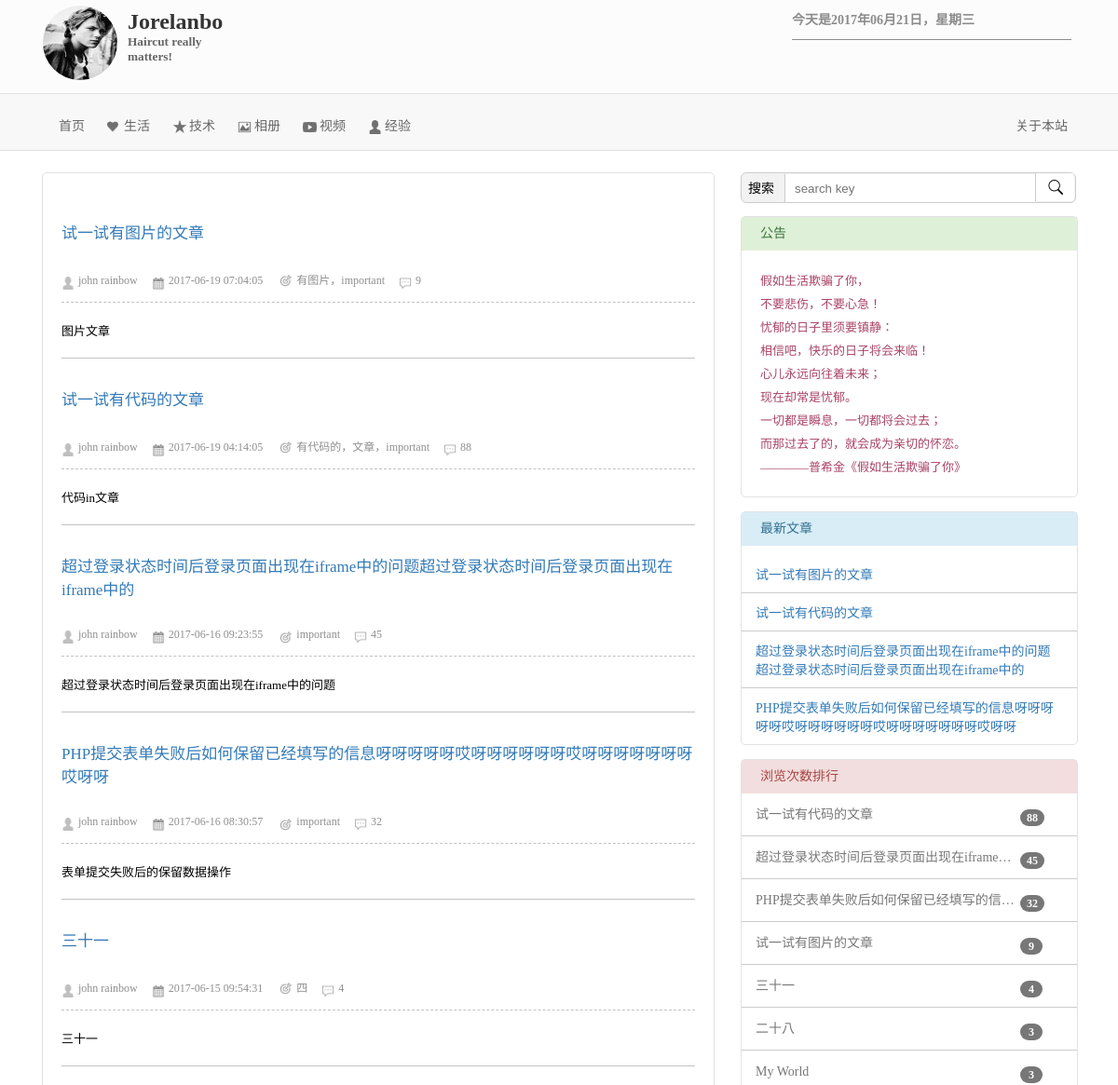
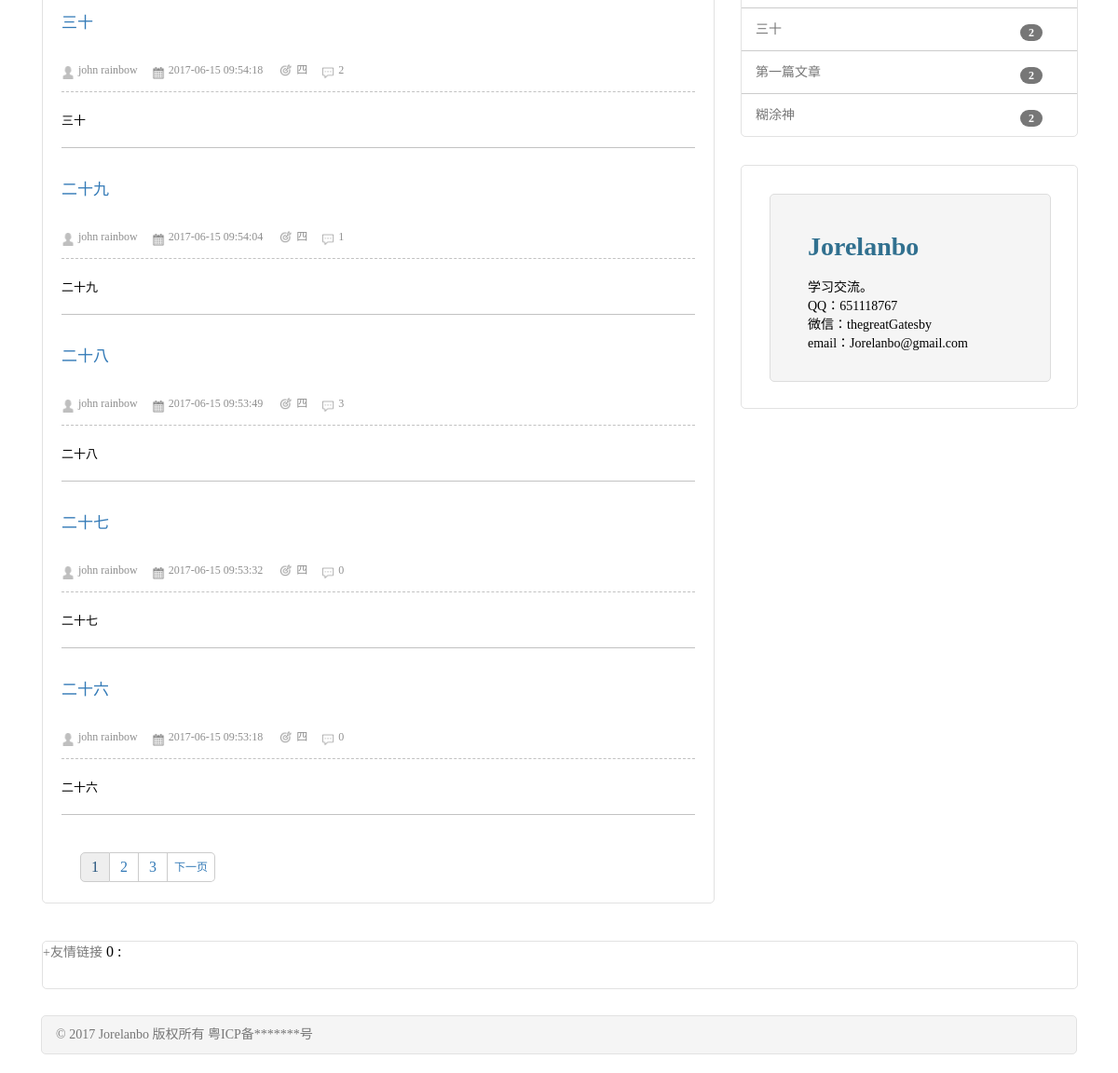
Before: / with the older database file (2 pictures, top to bottom).
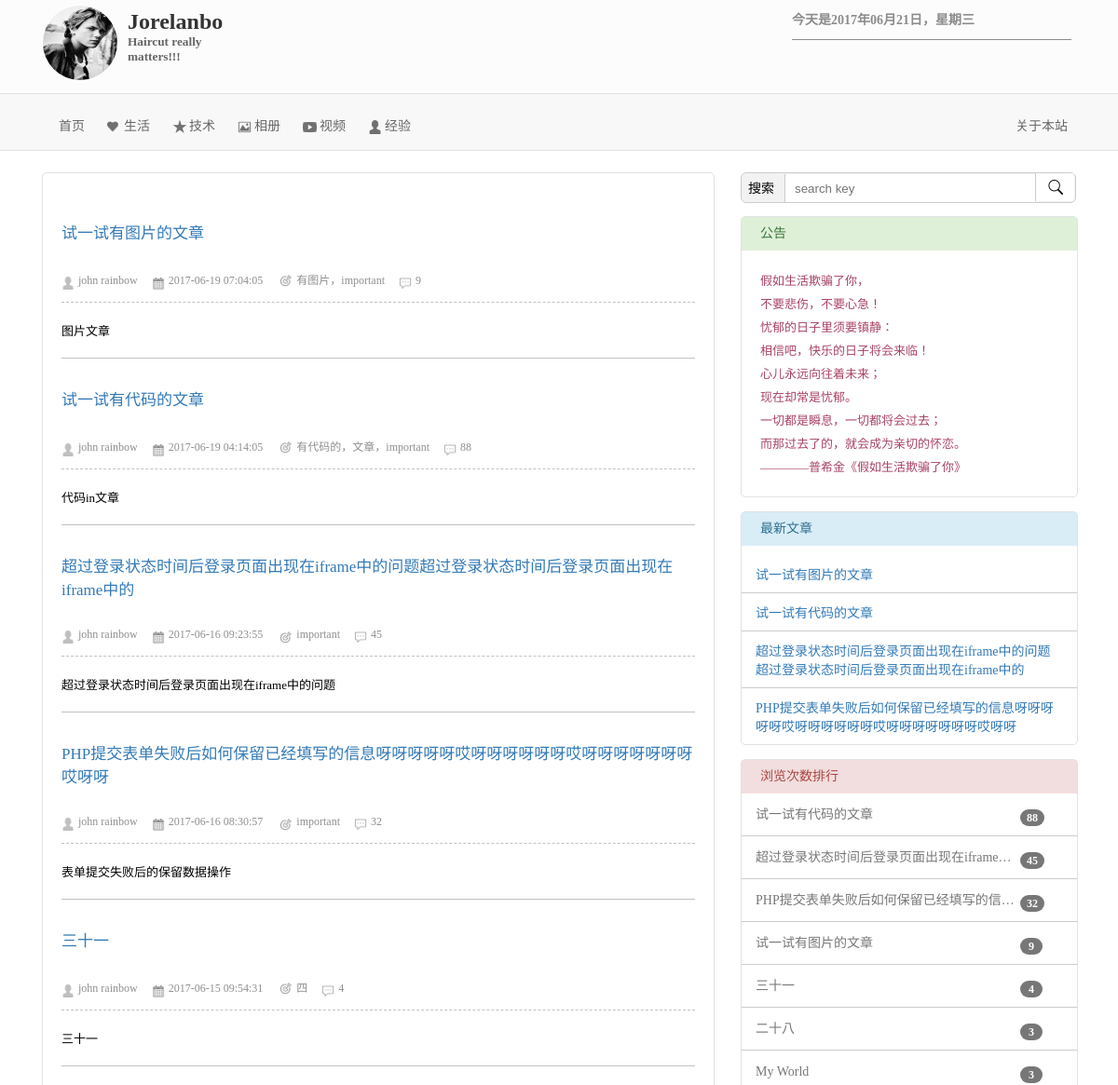
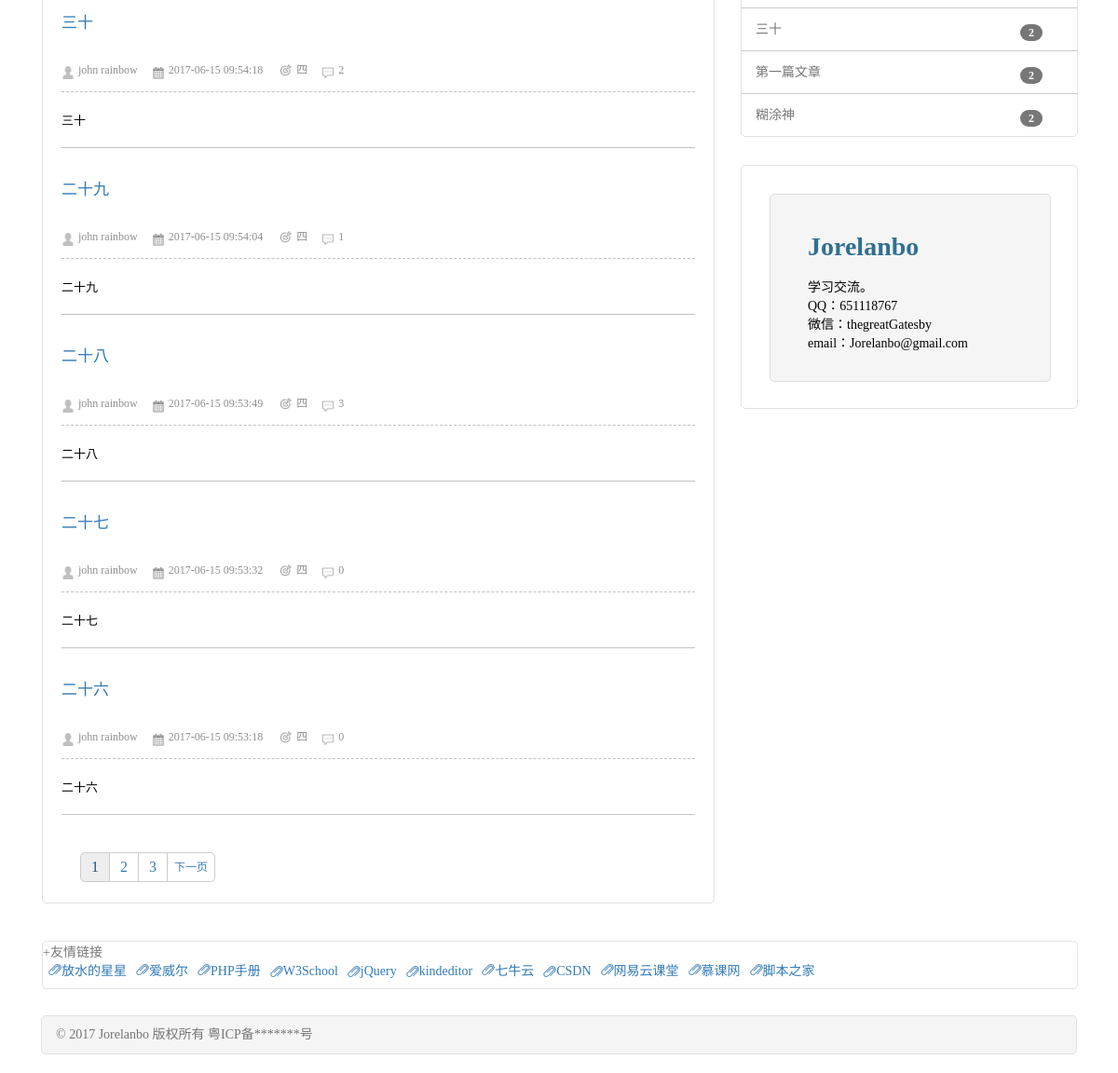
After: the same page with the newer database file (2 pictures, top to bottom).
### tables this page shows
CREATE TABLE `user` (
  `id` int(3) NOT NULL AUTO_INCREMENT,
  `name` varchar(16) NOT NULL,
  `sex` smallint(1) NOT NULL,
  `signature` varchar(60) DEFAULT NULL,
  `avatar_path` varchar(100) DEFAULT NULL,
  PRIMARY KEY (`id`)
);

CREATE TABLE `article` (
  `id` int(5) NOT NULL AUTO_INCREMENT,
  `title` varchar(50) NOT NULL,
  `article_type_id` int(5) NOT NULL,
  `keywords` varchar(50) NOT NULL,
  `content` text NOT NULL,
  `view_times` int(10) DEFAULT NULL,
  `create_time` int(10) DEFAULT NULL,
  `introduction` varchar(100) DEFAULT NULL,
  PRIMARY KEY (`id`)
);

CREATE TABLE `links` (
  `id` int(5) NOT NULL AUTO_INCREMENT,
  `name` varchar(100) NOT NULL,
  `url` varchar(100) NOT NULL,
  PRIMARY KEY (`id`)
);

### articleList.php (the view)
<?php
$articles = $db->getArticles($page);
$article_count = $db->getArticleCount();
$total_pages = ceil($article_count / 10);
$pre_page = $page - 1;
$next_page = $page + 1;
for ($i = 0; $i < count($articles); $i++) {
    $article = $articles[$i];
    $id = $article['id'];
    $title = $article['title'];
    $create_time = date('Y-m-d H:i:s', $article['create_time']);
    $keywords = $article['keywords'];
    $introduction = $article['introduction'];
    $view_times = $article['view_times'];
    ?>
    <div class="article_item">
        <div class="article_item_title"><a
                    href="viewArticle.php?&id=<?php echo $id; ?>"><?php echo $title ?></a></div>
        <div class="article_item_info_list">
            <span class="article_writer">john rainbow</span><span
                    class="article_create_time"><?php echo $create_time ?></span>
            <span class="keywords"><?php echo $keywords ?></span><span
                    class="view_times"><?php echo $view_times ?></span>
        </div>
        <div class="article_item_introduction"><?php echo $introduction ?></div>
        <div class="article_item_divide_line"></div>
    </div>
    <?php
}
?>
<div class="page_number_list">
    <?php
    if ($total_pages == 1 || $total_pages == 0) {
        echo "<a  class='page_number_1' href='index.php?page=1'>1</a>";
    } else {
        if ($page != 1) {
            echo "<a class='pre_page' href='index.php?page={$pre_page}'>上一页</a><a  class='page_number' href='index.php?page=1'>1</a>";
        } else {
            echo "<a  class='start_page' href='index.php?page=1'>1</a>";
        }
        for ($i = 1; $i < $total_pages - 1; $i++) {
            $page_number = $i + 1;
            if ($page_number == $page) {
                echo "<a class='page_current_number' href='index.php?page={$page_number}'>$page_number</a>";
            } else {
                echo "<a class='page_number' href='index.php?page={$page_number}'>$page_number</a>";
            }
        }
        if ($page != $total_pages) {
            echo "<a class='page_number' href='index.php?page={$total_pages}'>$total_pages</a><a class='next_page' href='index.php?page={$next_page}'>下一页</a>";
        } else {
            echo "<a class='end_page' href='index.php?page={$total_pages}'>$total_pages</a>";
        }
    }
    ?>
</div>

### index.php (shortened to what this page needs)
<?php
require_once 'include/mysqli.class.php';
$page = isset($_GET['page']) ? $_GET['page'] : 1;
?>
<!DOCTYPE html>
<html lang="en">
<head>
    <link rel="stylesheet" type="text/css" href="templates/style/base.css">
</head>
<body>
<?php
require_once 'header.php';
?>
<div class="content">
    <div class="left_area">
        <div class="main_article">
            <?php include_once 'articleList.php'?>
        </div>
    </div>
    <div class="menu">
        <div class="search_box">
            <form name="search_form" action="search.php" method="get" onsubmit="return check();">
                <div class="search_title">搜索</div>
                <input title="search_key" name="search_key" class="search_key" placeholder="search key" type="text"><input type="submit" class="submit_search_key" value="　　">
            </form>
        </div>
        <div class="announcement">
            <div class="menu_title">公告</div>
            <div class="announcement_box">
                假如生活欺骗了你，<br>
                不要悲伤，不要心急！<br>
                忧郁的日子里须要镇静：<br>
                相信吧，快乐的日子将会来临！<br>
                心儿永远向往着未来；<br>
                现在却常是忧郁。<br>
                一切都是瞬息，一切都将会过去；<br>
                而那过去了的，就会成为亲切的怀恋。<br>
                ————普希金《假如生活欺骗了你》
            </div>
        </div>
        <div class="newest">
            <div class="menu_title">最新文章</div>
            <div class="newest_list">
                <?php include_once 'newest.php';?>
            </div>
        </div>
        <div class="scan_times_list">
            <div class="menu_title">浏览次数排行</div>
            <div class="high_view_list">
                <?php include_once 'highViewList.php';?>
            </div>
        </div>
        <div id="Jorelanbo">
            <div class="Jorelanbo_box">
                <h2>Jorelanbo</h2><br>
                学习交流。<br>
                QQ：651118767<br>
                微信：thegreatGatesby<br>
                email：Jorelanbo@gmail.com
            </div>
        </div>
    </div>
</div>
<div class="links_box">
    <div class="links">
        <span>+友情链接</span>
        <?php require_once 'links.php';?>
    </div>
</div>
<div class="footer">
    © 2017 Jorelanbo 版权所有 粤ICP备*******号
</div>
<div class="blank"></div>
</body>
</html>

### header.php
<?php
require_once 'common/common.inc.php';
$dayArray = ['', '一', '二', '三', '四', '五', '六', '日'];
$day = $dayArray[date('N')];
$date = "今天是" . date('Y年m月d日') . "，星期" . $day;
$master = $db->getMaster();
$name = $master['name'];
$signature = $master['signature'];
$avatar_path = $master['avatar_path'];
?>
<div class="box">
    <div class="header">
        <div class="avatar_area">
            <a href=""><img class="avatar" src="<?=$avatar_path?>"></a>
            <div class="name_signature">
                <a href=""><h2 id="name"><?=$name?></h2></a>
                <h5 id="signature"><?=$signature?></h5>
            </div>
        </div>
        <h6 class="date"><?=$date?></h6>
    </div>
    <div class="nav_bg">
        <div class="nav">
            <ul>
                <li class="home"><a href="index.php">首页</a></li>
                <li class="life"><a href="life.php">生活</a></li>
                <li class="skill"><a href="skill.php">技术</a></li>
                <li class="album"><a href="album.php" target="_blank">相册</a></li>
                <li class="video"><a href="video.php" target="_blank">视频</a></li>
                <li class="experience"><a href="experience.php" target="_blank">经验</a></li>
                <li class="about"><a href="about.php">关于本站</a></li>
            </ul>
        </div>
    </div>
</div>
<div class="fix_nav" id="fix_nav">
    <div class="nav_bg">
        <div class="nav">
            <ul>
                <li class="home"><a href="index.php">首页</a></li>
                <li class="life"><a href="life.php">生活</a></li>
                <li class="skill"><a href="skill.php">技术</a></li>
                <li class="album"><a href="album.php" target="_blank">相册</a></li>
                <li class="video"><a href="video.php" target="_blank">视频</a></li>
                <li class="experience"><a href="experience.php" target="_blank">经验</a></li>
                <li class="about"><a href="about.php">关于本站</a></li>
            </ul>
        </div>
    </div>
</div>

### newest.php
<?php
$newest = $db->getNewest();
for ($i = 0; $i < count($newest); $i ++) {
    $newest_id = $newest[$i]['id'];
    $newest_title = $newest[$i]['title'];
    if ($i == count($newest) - 1) {
?>
        <div class="newest_item">
            <a href="viewArticle.php?id=<?php echo $newest_id;?>"><?php echo $newest_title;?></a>
        </div>
<?php
    } else {
?>
        <div class="newest_item">
            <a href="viewArticle.php?id=<?php echo $newest_id; ?>"><?php echo $newest_title; ?></a>
        </div>
        <div class="newest_item_divide_line"></div>
<?php
    }
}

### highViewList.php
<?php
$high_views = $db->getHighViewList();
for ($i = 0; $i < count($high_views); $i ++) {
    $high_view_id = $high_views[$i]['id'];
    $high_view_title = $high_views[$i]['title'];
    $high_view_view_times = $high_views[$i]['view_times'];
    if ($i == count($high_views) - 1) {
        ?>
        <div class="high_view_item">
            <a href="viewArticle.php?id=<?php echo $high_view_id;?>"><?php echo $high_view_title;?></a>
            <div class="times"><?php echo $high_view_view_times;?></div>
        </div>
        <?php
    } else {
        ?>
        <div class="high_view_item">
            <a href="viewArticle.php?id=<?php echo $high_view_id; ?>" title="<?php echo $high_view_title; ?>"><?php echo $high_view_title; ?></a>
            <div class="times"><?php echo $high_view_view_times;?></div>
        </div>
        <div class="high_view_item_divide_line"></div>
        <?php
    }
}

### include/mysqli.class.php (shortened to what this page needs)
<?php
$db = new Mysql();
class Mysql{
    var $mysqli;
    function __construct()
    {
        $this->db_host = 'localhost';
        $this->db_user = 'root';
        $this->db_pwd = 'root';
        $this->db_name = 'blog';
        $this->mysqli = @new mysqli($this->db_host, $this->db_user, $this->db_pwd, $this->db_name);
    }
    function getMaster()
    {
        $sql = "SELECT * From user";
        $result = $this->mysqli->query($sql);
        $result->data_seek(0);
        $row = $result->fetch_assoc();
        $name = $row['name'];
        $sex = $row['sex'] == 1 ? '男': '女';
        $signature = $row['signature'];
        $avatar_path = $row['avatar_path'];
        $master = ['name'=>$name, 'sex'=>$sex, 'signature'=>$signature, 'avatar_path'=>$avatar_path];
        return $master;
    }
    function getLinks()
    {
        $sql = "SELECT name,url FROM links";
        $result = $this->mysqli->query($sql);
        $links = [];
        if ($this->mysqli->affected_rows > 0) {
            for ($i = 0; $i < $result->num_rows; $i ++) {
                $result->data_seek($i);
                $row = $result->fetch_assoc();
                $links[] = ['name'=>$row['name'], 'url'=>$row['url']];
            }
        } else {
            echo $this->mysqli->errno . ' :' . $this->mysqli->error;
        }
        return $links;
    }
    function getArticleCount($article_type = null)
    {
        if ($article_type == null) {
            $sql = "SELECT count(*) FROM article";
        } else {
            $sql = "SELECT count(*) FROM article WHERE article_type_id=$article_type";
        }
        $result = $this->mysqli->query($sql);
        if ($this->mysqli->affected_rows > 0) {
            $result->data_seek(0);
            $row = $result->fetch_assoc();
            $article_count = $row['count(*)'];
        } else {
            $article_count = 0;
        }
        return $article_count;
    }
    function getArticles($current_page = 1, $typeId = null)
    {
        $page_start = ($current_page - 1) * 10;
        if ($typeId == null) {
            $sql = "SELECT * FROM article ORDER BY create_time DESC LIMIT {$page_start},10";
        } else {
            $sql = "SELECT * FROM article WHERE article_type_id=$typeId ORDER BY create_time DESC LIMIT {$page_start},10";
        }
        $result = $this->mysqli->query($sql);
        $articles = [];
        if ($this->mysqli->affected_rows > 0) {
            for ($i = 0;$i < $result->num_rows;$i ++) {
                $result->data_seek($i);
                $row = $result->fetch_assoc();
                $articles[] = ['id'=>$row['id'], 'title'=>$row['title'], 'article_type_id'=>$row['article_type_id'],
                    'keywords'=>$row['keywords'], 'introduction'=>$row['introduction'], 'content'=>$row['content'],
                    'view_times'=>$row['view_times'], 'create_time'=>$row['create_time']];
            }
        } else {
            echo $this->mysqli->errno . ' :' . $this->mysqli->error;
        }
        return $articles;
    }
    function getNewest()
    {
        $sql = "SELECT id,title FROM article WHERE keywords LIKE '%important%' ORDER BY create_time DESC LIMIT 10";
        $result = $this->mysqli->query($sql);
        $articles = [];
        if ($this->mysqli->affected_rows > 0) {
            for ($i = 0;$i < $result->num_rows;$i ++) {
                $result->data_seek($i);
                $row = $result->fetch_assoc();
                $articles[] = ['id'=>$row['id'], 'title'=>$row['title']];
            }
        } else {
            echo $this->mysqli->errno . ' :' . $this->mysqli->error;
        }
        return $articles;
    }
    function getHighViewList()
    {
        $sql = "SELECT id,title,view_times FROM article ORDER BY view_times DESC LIMIT 10";
        $result = $this->mysqli->query($sql);
        $articles = [];
        if ($this->mysqli->affected_rows > 0) {
            for ($i = 0; $i < $result->num_rows; $i ++) {
                $result->data_seek($i);
                $row = $result->fetch_assoc();
                $articles[] = ['id'=>$row['id'], 'title'=>$row['title'], 'view_times'=>$row['view_times']];
            }
        } else {
            echo $this->mysqli->errno . ' :' . $this->mysqli->error;
        }
        return $articles;
    }
}

### links.php
<?php
$links = $db->getLinks();
?>
<div class="links_list">
<?php
for ($i = 0; $i < count($links); $i ++){
    $name = $links[$i]['name'];
    $url = $links[$i]['url'];
?>
    <a href="<?php echo $url?>" target="_blank"><?php echo $name?></a>
<?php
}
?>
</div>

Changed rows visible on the page:
changed user "Jorelanbo": signature "Haircut really matters!" → "Haircut really matters!!!"
added links: name "放水的星星"
added links: name "爱威尔"
added links: name "PHP手册"
added links: name "W3School"
added links: name "jQuery"
added links: name "kindeditor"
added links: name "七牛云"
added links: name "CSDN"
added links: name "网易云课堂"
added links: name "慕课网"
added links: name "脚本之家"
Other visible differences:
$this->mysqli->errno: "0" → (not shown)
